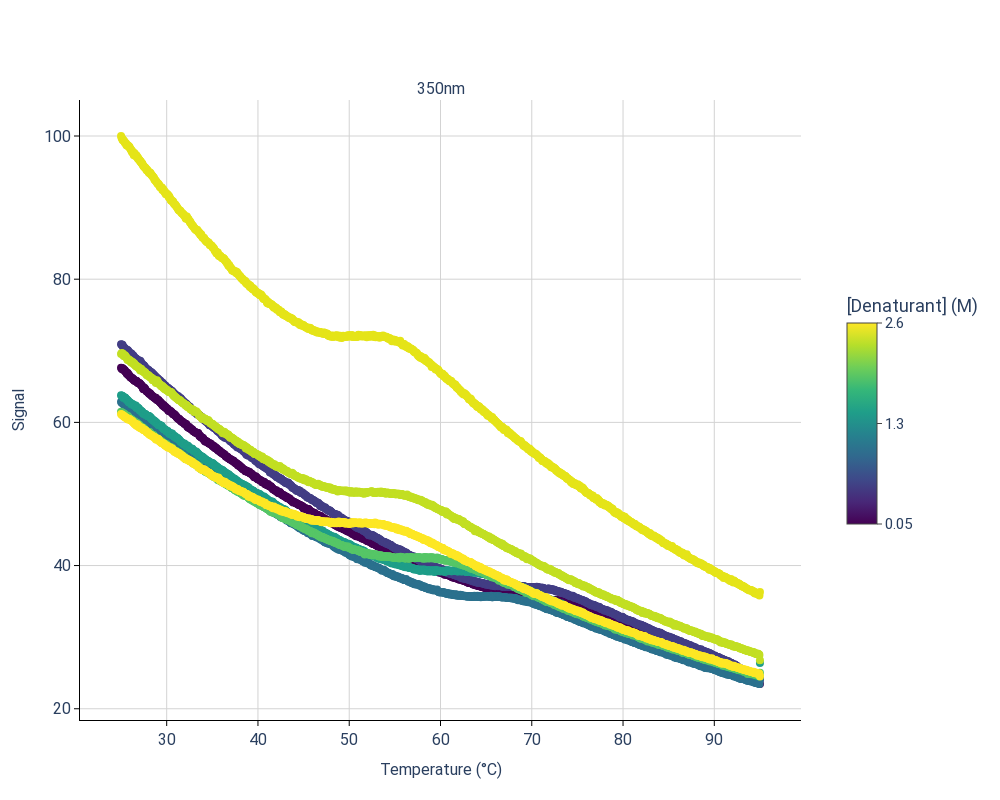

The cell this chart's notebook holds for it:
### Code cell
fig = pychem.plot_unfolding(sample)
fig.show()

### Figure 1 — Plotly figure (JSON) as saved in the notebook; plotly's stock layout.template omitted (floating-point values rounded to 4 significant figures; data arrays with more than 128 entries replaced by an {"elided": "..."} marker saying what was removed)
{"data": [{"marker": {"color": "#440154", "size": 8}, "mode": "markers", "name": "0.05 M", "showlegend": false, "type": "scatter", "x": {"elided": "1301 float values"}, "xaxis": "x", "y": {"elided": "1301 float values"}, "yaxis": "y"}, {"marker": {"color": "#433e85", "size": 8}, "mode": "markers", "name": "0.52 M", "showlegend": false, "type": "scatter", "x": {"elided": "1301 float values"}, "xaxis": "x", "y": {"elided": "1301 float values"}, "yaxis": "y"}, {"marker": {"color": "#2c718e", "size": 8}, "mode": "markers", "name": "1.00 M", "showlegend": false, "type": "scatter", "x": {"elided": "1301 float values"}, "xaxis": "x", "y": {"elided": "1301 float values"}, "yaxis": "y"}, {"marker": {"color": "#1f9e89", "size": 8}, "mode": "markers", "name": "1.47 M", "showlegend": false, "type": "scatter", "x": {"elided": "1301 float values"}, "xaxis": "x", "y": {"elided": "1301 float values"}, "yaxis": "y"}, {"marker": {"color": "#56c667", "size": 8}, "mode": "markers", "name": "1.95 M", "showlegend": false, "type": "scatter", "x": {"elided": "1301 float values"}, "xaxis": "x", "y": {"elided": "1301 float values"}, "yaxis": "y"}, {"marker": {"color": "#c2df23", "size": 8}, "mode": "markers", "name": "2.38 M", "showlegend": false, "type": "scatter", "x": {"elided": "1301 float values"}, "xaxis": "x", "y": {"elided": "1301 float values"}, "yaxis": "y"}, {"marker": {"color": "#e5e419", "size": 8}, "mode": "markers", "name": "2.50 M", "showlegend": false, "type": "scatter", "x": {"elided": "1301 float values"}, "xaxis": "x", "y": {"elided": "1301 float values"}, "yaxis": "y"}, {"marker": {"color": "#fde725", "size": 8}, "mode": "markers", "name": "2.61 M", "showlegend": false, "type": "scatter", "x": {"elided": "1301 float values"}, "xaxis": "x", "y": {"elided": "1301 float values"}, "yaxis": "y"}, {"hoverinfo": "skip", "marker": {"cmax": 2.61, "cmin": 0.05, "colorbar": {"len": 0.4, "orientation": "v", "outlinewidth": 1, "tickfont": {"size": 15}, "ticks": "outside", "ticktext": ["0.05", "1.3", "2.6"], "tickvals": [0.05, 1.33, 2.61], "title": {"text": "[Denaturant] (M)"}, "x": 1.05, "xanchor": "left", "y": 0.5, "yanchor": "middle"}, "colorscale": [[0, "#440154"], [0.1111, "#482878"], [0.2222, "#3e4989"], [0.3333, "#31688e"], [0.4444, "#26828e"], [0.5556, "#1f9e89"], [0.6667, "#35b779"], [0.7778, "#6ece58"], [0.8889, "#b5de2b"], [1, "#fde725"]]}, "mode": "markers", "showlegend": false, "type": "scatter", "x": [null], "xaxis": "x", "y": [null], "yaxis": "y"}], "layout": {"annotations": [{"font": {"size": 16}, "showarrow": false, "text": "350nm", "x": 0.5, "xanchor": "center", "xref": "paper", "y": 1, "yanchor": "bottom", "yref": "paper"}], "font": {"family": "Roboto"}, "height": 800, "legend": {"font": {"size": 15}}, "paper_bgcolor": "white", "plot_bgcolor": "white", "width": 1000, "xaxis": {"anchor": "y", "domain": [0, 1], "gridcolor": "lightgray", "gridwidth": 1, "linecolor": "black", "linewidth": 1, "showgrid": true, "showline": true, "tickcolor": "black", "tickfont": {"size": 16}, "ticklen": 5, "ticks": "outside", "tickwidth": 1, "title": {"font": {"size": 16}, "text": "Temperature (°C)"}, "zeroline": false}, "yaxis": {"anchor": "x", "domain": [0, 1], "gridcolor": "lightgray", "gridwidth": 1, "linecolor": "black", "linewidth": 1, "nticks": 5, "showgrid": true, "showline": true, "tickcolor": "black", "tickfont": {"size": 16}, "ticklen": 5, "ticks": "outside", "tickwidth": 1, "title": {"font": {"size": 16}, "text": "Signal"}, "zeroline": false}}}
